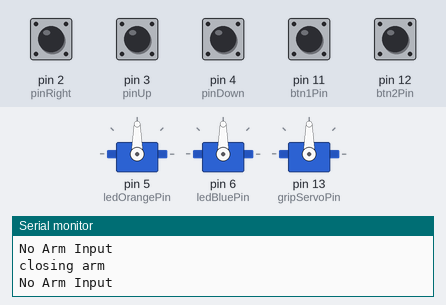
Bench run of a sketch on a simulated Arduino Uno, built with avr-gcc and run on an emulated ATmega328P. Shown: 3 × servo, the last lines printed to the serial monitor. The test bench sets the inputs (shaded band); at power-on: pin 11 (btn1Pin) HIGH, pin 2 (pinRight), pin 3 (pinUp), pin 4 (pinDown), pin 12 (btn2Pin) LOW.

Above: at 1.2 s.
1.3 s: pin 2 (pinRight) pulled HIGH for 1 s
At 3.4 s:
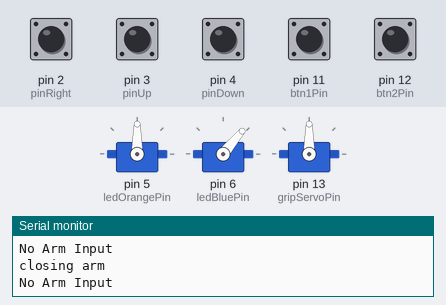
3.8 s: pin 3 (pinUp) pulled HIGH for 1 s
At 5.0 s:
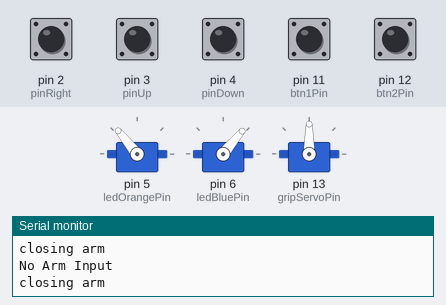
6.3 s: pin 2 (pinRight) pulled HIGH for 1 s
At 8.4 s:
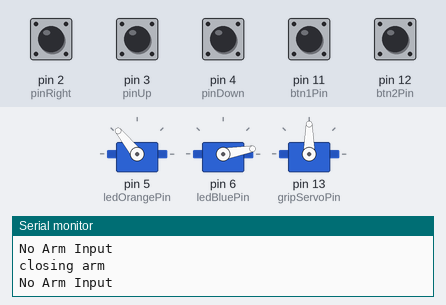
8.8 s: pin 4 (pinDown) pulled HIGH for 1 s
At 10.9 s:
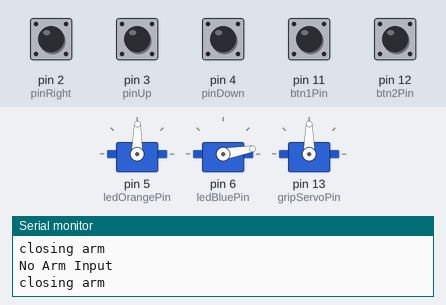
11.3 s: pin 4 (pinDown) pulled HIGH for 1 s
At 13.4 s:
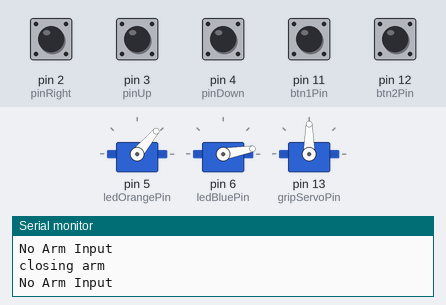
13.8 s: pin 4 (pinDown) pulled HIGH for 1 s
At 15.8 s:
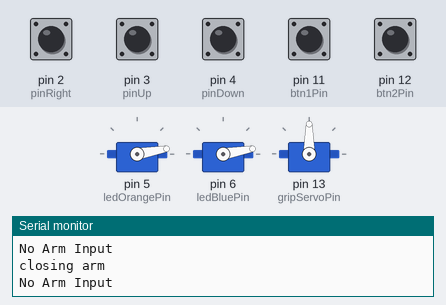
Timing chart, 0 to 17.3 s (numbered marks = the images above; inputs shaded):
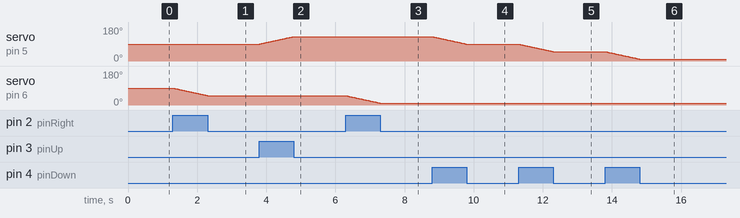

The sketch:

robotic_arm_with_2_buttons.ino
```cpp
#include <Servo.h>
int serialSpeed = 9600;

int pinLeft = 1;
int pinRight = 2;
int pinUp= 3;
int pinDown = 4;
int ledOrangePin = 5;
int ledBluePin = 6;
int btn1Pin = 11;
int btn2Pin = 12;
int yServoPin = 5;
int zServoPin = 6;
int gripServoPin = 13;
int gripMinAngle = 115;
int gripMaxAngle = 180;
int yMinAngle = 0;
int yMaxAngle = 180;
int zMinAngle = 0;
int zMaxAngle = 180;

int led1State = HIGH;
int led2State = HIGH;

int yPos;
int zPos;
int gripPos;

Servo yServo;
Servo zServo;
Servo gripServo;

void setup() {
  Serial.begin(serialSpeed);
  pinMode(pinLeft, INPUT);
  pinMode(pinRight, INPUT);
  pinMode(pinUp, INPUT);
  pinMode(pinDown, INPUT);
  pinMode(btn1Pin, INPUT);
  pinMode(btn2Pin, INPUT);
  pinMode(ledOrangePin, OUTPUT);
  pinMode(ledBluePin, OUTPUT);
  yServo.attach(yServoPin);
  zServo.attach(zServoPin);
  gripServo.attach(gripServoPin);
  yPos = yServo.read();
  zPos = zServo.read();
  gripPos = gripServo.read();
}

void loop() {
  gripMovement();
  armMovement();
  delay(25);
}

void armMovement(){
  if(digitalRead(pinLeft) == HIGH){
    rotateLeft();
  }else if(digitalRead(pinRight) == HIGH){
    rotateRight();
  }else if(digitalRead(pinUp) == HIGH){
    up();
  }else if(digitalRead(pinDown) == HIGH){
    down();
  }else{
    Serial.println("No Arm Input");
  }
}

void gripMovement(){
  if(ifValid() == 1){
    openArm();
    turnOnLight(ledOrangePin);
    Serial.println("opening arm");
  }else if(ifValid() == 2){
    closeArm();
    turnOnLight(ledBluePin);
    Serial.println("closing arm");
  }else if(ifValid() == 3){
    Serial.println("no gripper input");
  }else{
    turnOffLight(ledOrangePin);
    turnOffLight(ledBluePin);
    Serial.println("Grip Input Error");
  }
}

int ifValid(){
  if(digitalRead(btn1Pin) == LOW && digitalRead(btn2Pin) == HIGH){
    return 1;
  }else if(digitalRead(btn1Pin) == HIGH && digitalRead(btn2Pin) == LOW){
    return 2;
  }else if(digitalRead(btn1Pin) == HIGH && digitalRead(btn2Pin) == HIGH){
    return 3;
  }else{
    return 0;
  }
}

void openArm(){
  if(gripPos>gripMinAngle && gripPos<gripMaxAngle){
    gripPos--; //depends on the direction of installation
    gripServo.write(gripPos);
    Serial.println("open" + gripPos);
  }
}

void closeArm(){
  if(gripPos>gripMinAngle && gripPos<gripMaxAngle){
    gripPos++; //depends on the direction of installation
    gripServo.write(gripPos);
    Serial.println("close" + gripPos);
  }
}

void turnOnLight(int ledPin){
  digitalWrite(ledPin, HIGH);
}

void turnOffLight(int ledPin){
  digitalWrite(ledPin, LOW);
}

void up(){
  if(yPos>yMinAngle && yPos<yMaxAngle){
    yPos++; //depends on the direction of installation
    yServo.write(yPos);
  }
}

void down(){
  if(yPos>yMinAngle && yPos<yMaxAngle){
    yPos--; //depends on the direction of installation
    yServo.write(yPos);
  }
}

void rotateLeft(){
  if(zPos>zMinAngle && zPos<zMaxAngle){
    zPos++; //depends on the direction of installation
    zServo.write(zPos);
  }
}

void rotateRight(){
  if(zPos>zMinAngle && zPos<zMaxAngle){
    zPos--; //depends on the direction of installation
    zServo.write(zPos);
  }
}
```

Measured:
- after the input at 1.3 s, servo on pin 6 (ledBluePin): moves from 90° to 50° over 0.98 s, starting at once
- after the input at 3.8 s, servo on pin 5 (ledOrangePin): moves from 90° to 129° over 0.96 s, starting at once
- after the input at 6.3 s, servo on pin 6 (ledBluePin): moves from 50° to 10° over 0.98 s, starting at once
- after the input at 8.8 s, servo on pin 5 (ledOrangePin): moves from 129° to 89° over 0.98 s, starting at once
- after the input at 11.3 s, servo on pin 5 (ledOrangePin): moves from 89° to 50° over 0.96 s, starting at once
- after the input at 13.8 s, servo on pin 5 (ledOrangePin): moves from 50° to 10° over 0.98 s, starting at once
